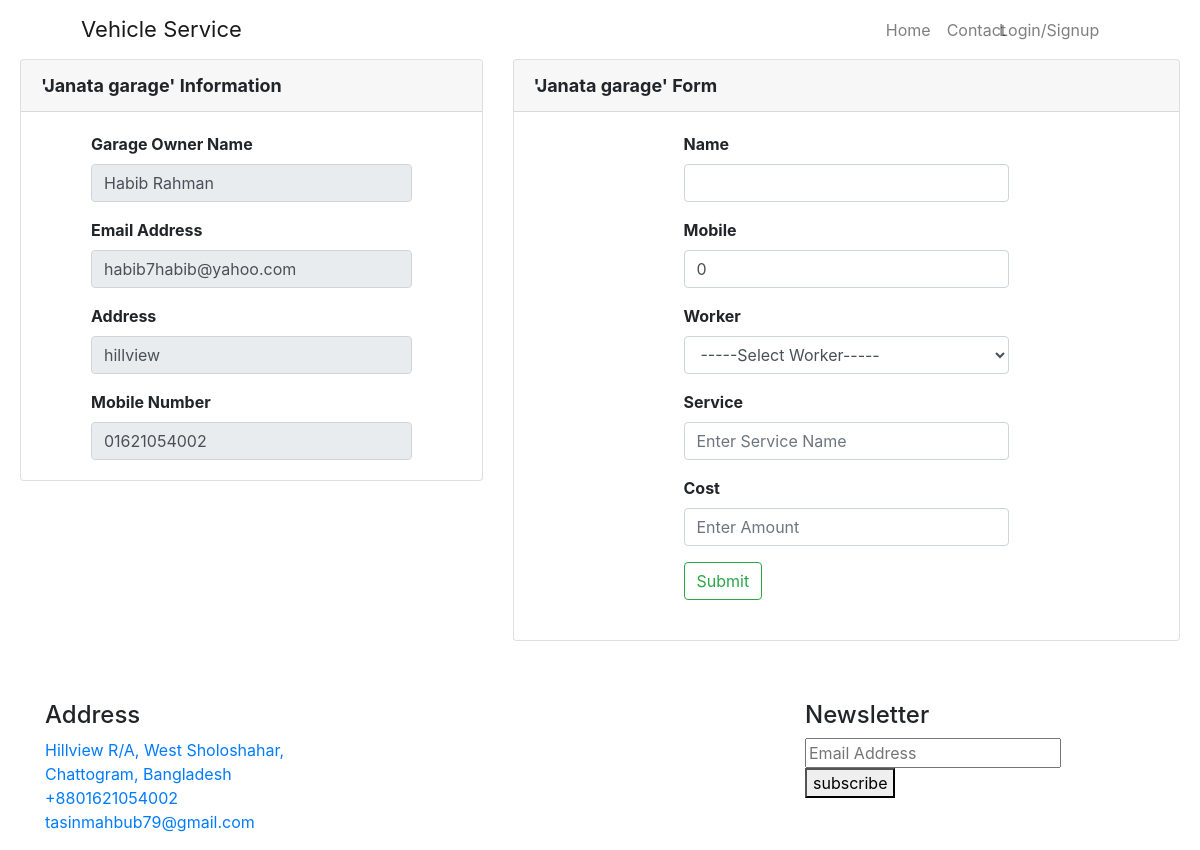
The app's page /front/user/garage.php?id=6 with its own data.
### tables this page shows
CREATE TABLE `mechanic_shop` (
  `garage_id` int(100) NOT NULL,
  `first_name` varchar(100) DEFAULT NULL,
  `last_name` varchar(100) DEFAULT NULL,
  `email` varchar(50) DEFAULT NULL,
  `password` varchar(50) DEFAULT NULL,
  `usertype` varchar(20) DEFAULT NULL,
  `garage_name` varchar(200) DEFAULT NULL,
  `title` varchar(200) DEFAULT NULL,
  `street_address` varchar(100) DEFAULT NULL,
  `lat` float(10,6) DEFAULT NULL,
  `lng` float(10,6) DEFAULT NULL,
  `type` varchar(20) DEFAULT NULL,
  `phone` int(20) DEFAULT NULL,
  `created_at` datetime NOT NULL DEFAULT CURRENT_TIMESTAMP
);

### src/db.php (called while the page is built, shortened)
<?php
class db
{
    public static $dbHost = "localhost";
    public static $dbUser = "root";
    public static $dbPass = "";
    public static $dbName = "vehicle_service";
    public static function connection(){
        try {
            $conn = new PDO("mysql:host=".SELF::$dbHost.";dbname=".SELF::$dbName."", SELF::$dbUser, SELF::$dbPass);
            $conn->setAttribute(PDO::ATTR_ERRMODE, PDO::ERRMODE_EXCEPTION);
            return $conn;
        }
        catch(PDOException $e)
        {
            echo "Connection failed: " . $e->getMessage();
        }
    }
}

### src/user/garageShow.php (called while the page is built, shortened)
<?php
class garageShow
{
    public $conn = null;
    public function __construct()
    {
        $this->conn = db::connection();
    }
    public function garageInfo($garage_id)
    {
        $info = "SELECT * FROM `mechanic_shop` WHERE `garage_id` = '$garage_id'";
        $stmt = $this->conn->prepare($info);
        $result = $stmt->execute();
        $result = $stmt->fetch();
        return $result;
    }
}

### src/user/profile.php (called while the page is built, shortened)
<?php
class profile
{
    public $conn = null;
    public function __construct()
    {
        $this->conn = db::connection();
    }
    public function show_profile()
    {
        $query = "SELECT * FROM `user_reg` WHERE `username` = '" . $_SESSION['username'] . "'";
        $stmt = $this->conn->prepare($query);
        $result = $stmt->execute();
        $result = $stmt->fetch();
        return $result;
    }
}

### front/user/garage.php (the view, shortened to what this page needs)
<?php
$garage_id = $_GET['id'];
$garage = new garageShow();
$garage_info = $garage->garageInfo($garage_id);
$profile = new profile();
$show_profile = $profile->show_profile();
include_once ('../view/head.php');
include_once ('../view/header.php');
?>
<div class="row">
        <div class="col-lg-5">
            <div class="card" style="margin-left: 20px">
                <div class="card-header" style="font-size: 18px;font-weight: bold">
                    '<?= $garage_info['garage_name'];?>' Information
                </div>
                <div class="card-body" style="margin-left: 50px;margin-right: 50px;font-weight: bold">
                    <div class="form-group">
                        <label for="exampleInputName">Garage Owner Name</label>
                        <input type="text" value="<?= $garage_info['first_name']; ?> <?= $garage_info['last_name']; ?>" class="form-control" readonly>
                    </div>
                    <div class="form-group">
                        <label>Email Address</label>
                        <input type="text" class="form-control" value="<?= $garage_info['email']; ?>" readonly>
                    </div>
                    <div class="form-group">
                        <label>Address</label>
                        <input type="text" class="form-control" value="<?= $garage_info['street_address']; ?>" readonly>
                    </div>
                    <div>
                        <label>Mobile Number</label>
                        <input type="text" class="form-control" value="0<?= $garage_info['phone']; ?>" readonly>
                    </div>
                </div>
            </div>
        </div>
<div class="col-lg-7">
    <div class="card" style="margin-right: 20px;margin-bottom: 60px">
        <div class="card-header" style="font-size: 18px;font-weight: bold">
            '<?= $garage_info['garage_name'];?>' Form
        </div>
        <div class="card-body" style="margin-bottom: 20px">
            <form style="margin-left: 150px;margin-right: 150px;font-weight: bold" action="../../elements/user/service_data.php" method="post" enctype="multipart/form-data">
                <div class="form-group">
                    <label for="exampleInputName">Name</label>
                    <input type="text" class="form-control" id="exampleInputName" aria-describedby="nameHelp" placeholder="" name="fullName" value="<?= $show_profile['first_name']; ?> <?= $show_profile['last_name']; ?>">
                </div>
                <div class="form-group">
                    <label for="exampleInputtel">Mobile</label>
                    <input type="tel" class="form-control" id="exampleInputtel" aria-describedby="mobileHelp" placeholder="" name="mobile" value="0<?= $show_profile['phone']; ?>">
                </div>
                <div class="form-group">
                    <label for="sel1">Worker</label>
                    <select class="form-control" id="sel1" name="worker_name">
                        <option selected>-----Select Worker-----</option>
                    </select>
                </div>
                <div class="form-group">
                    <label for="exampleInputService">Service</label>
                    <input type="text" class="form-control" id="exampleInpuService" aria-describedby="serviceHelp" placeholder="Enter Service Name" name="service_name">
                </div>
                <div class="form-group">
                    <label for="exampleInputEmail1">Cost</label>
                    <input type="text" class="form-control" id="exampleInputEmail1" aria-describedby="emailHelp" placeholder="Enter Amount" name="price">
                </div>
                <button type="submit" class="btn btn-outline-success">Submit</button>
            </form>
        </div>
    </div>
</div>
</div>
<?php
include_once ('../view/footer.php');

### records on screen
mechanic_shop: garage_name "Janata garage", first_name+last_name "Habib Rahman", email "habib7habib@yahoo.com", street_address "hillview", phone "01621054002"
